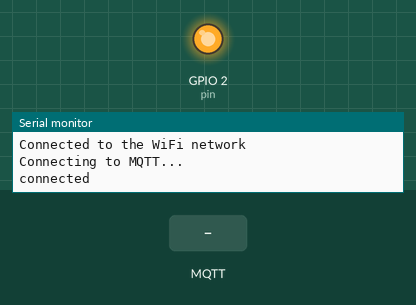
A sketch run on a simulated ESP8266 (NodeMCU). Parts: output pins drawn as LEDs (lit = HIGH), the last lines printed to the serial monitor. The inputs (shaded band) are chosen by the test bench. WiFi joins after 1.5 s; servers stay silent unless stated; no MQTT or app messages arrive unless stated.

Above: at 2.7 s.
2.8 s: MQTT message "on" arrives on the first subscribed topic
At 3.7 s:
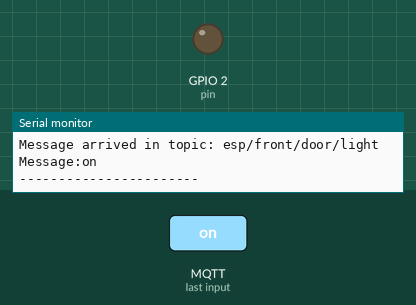
5.8 s: MQTT message "off" arrives on the first subscribed topic
At 7.3 s:
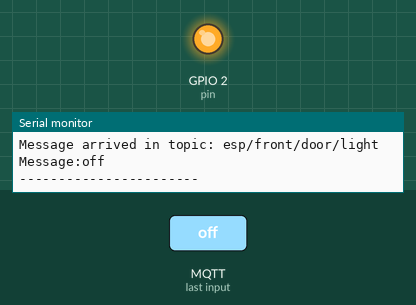
Timing chart, 0 to 8.8 s (numbered marks = the images above; inputs shaded):
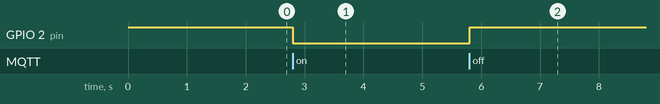

The sketch:

arduino.ino
```cpp
#include <ESP8266WiFi.h>
#include <PubSubClient.h>

const char* ssid = "VM712429A";
const char* password =  "tBhj6Hxe7abj";
const char* mqttServer = "192.168.0.11";
const int mqttPort = 1883;
const char* mqttUser = "YourMqttUser";
const char* mqttPassword = "YourMqttUserPassword";

WiFiClient espClient;
PubSubClient client(espClient);
int pin = 2;


void WIFI_Connect()
{
  WiFi.disconnect();
      WiFi.begin(ssid, password);
      while (WiFi.status() != WL_CONNECTED) {
          delay(500);
        Serial.println("Connecting to WiFi..");
      }
      Serial.println("Connected to the WiFi network");

  client.setServer(mqttServer, mqttPort);
  client.setCallback(callback);
  while (!client.connected()) {
    Serial.println("Connecting to MQTT...");
    if (client.connect("ESP8266Client", mqttUser, mqttPassword )) {
      Serial.println("connected");
    } else {
      Serial.print("failed with state ");
      Serial.print(client.state());
      delay(2000);
    }
  }
  client.publish("esp/front/door", "Hello from ESP8266");
  client.subscribe("esp/front/door/light");
}


void setup() {
  pinMode(pin, OUTPUT);
  digitalWrite(pin, HIGH);
  Serial.begin(115200);
  WIFI_Connect();
}

void callback(char* topic, byte* payload, unsigned int length) {

  Serial.print("Message arrived in topic: ");
  Serial.println(topic);

  Serial.print("Message:");
  for (int i = 0; i < length; i++) {
    Serial.print((char)payload[i]);
  }

  Serial.println();
  Serial.println("-----------------------");
  if (!strncmp((char *)payload, "on", length)) {
             digitalWrite(pin, LOW);
    } else if (!strncmp((char *)payload, "off", length)) {
        digitalWrite(pin, HIGH);
    }
}

void loop() {
  if (WiFi.status() != WL_CONNECTED)
    {
       WIFI_Connect();
       return;
   }
   if (!client.connected()) {
      WIFI_Connect();
      return;
   }
  client.loop();


}
```

Measured:
- after the input at 2.8 s, GPIO 2 (pin): HIGH → LOW at once
- after the input at 5.8 s, GPIO 2 (pin): LOW → HIGH at once
